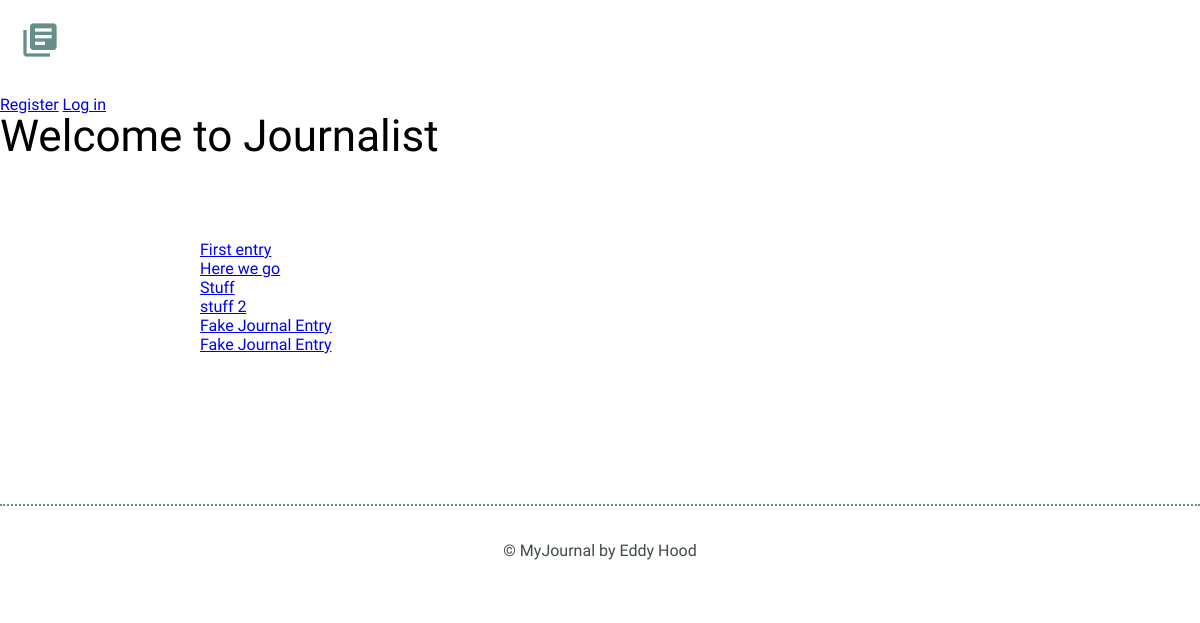
Before: / with the older database file.
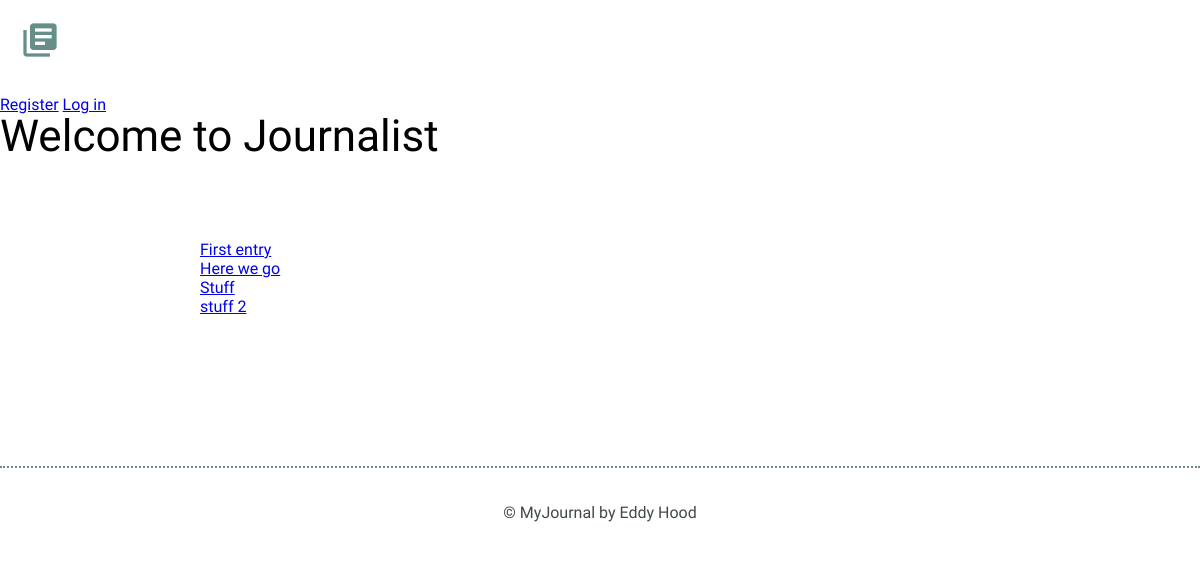
After: the same page with the newer database file.
### models.py (models this page shows)
class Journal(Model):
    user = ForeignKeyField(User, related_name="journal")
    title = CharField()
    date = DateField()
    time = IntegerField()
    entry = TextField()
    resources = TextField()
    tag = CharField()
    timestamp = DateTimeField(default=datetime.datetime.now)
    class Meta:
        database = DATABASE
        order_by = ('-timestamp',)

### journalist.py (the view)
@app.route('/')
def index():
    entries = models.Journal.select().limit(7)
    return render_template('index.html', entries=entries)

### journalist.py (called while the page is built)
@app.before_request
def before_request():
    g.db = models.DATABASE
    g.db.connect()
    g.user = current_user

@app.teardown_request
def teardown_request(exception):
    db =getattr(g, 'db', None)
    if db is not None:
        db.close()

### templates/index.html (shortened to what this page needs)
{% extends "layout.html" %}
{% block content %}
    <h1>Welcome to Journalist</h1>
        <section>
            <div class="container">
                <div class="entry-list">
                {% if entries %}
                    {% for entry in entries %}
                        <a href="{{url_for('details', entry_title = entry.title)}}">{{entry.title}}</br></a>
                    {% endfor %}
                {% else %}
                    <p>No journal entries yet.</p>
                {% endif %}
                </div>
            </div>
        </section>
{% endblock %}

### templates/layout.html (shortened to what this page needs)
<!DOCTYPE html>
<html>
    <head>
        <link rel="stylesheet" href="static/css/normalize.css">
        <link rel="stylesheet" href="static/css/site.css">
    </head>
    <body>
        <header>
            <div class="container">
                <div class="site-header">
                    <a class="logo" href="{{ url_for('index') }}"><i class="material-icons">library_books</i></a>
                </div>
            </div>
            <nav>
                {% if current_user.is_authenticated %}
                    <a href="{{ url_for('add_entry')}}">Add entry</a>
                    <a href="{{ url_for('logout') }}">Log out</a>
                {% else%}
                    <a href="{{ url_for('register') }}">Register</a>
                    <a href="{{ url_for('login') }}">Log in</a>
                {% endif %}
            </nav>
        </header>
        {% block content %}
        {% endblock %}
    <footer>
            <div>
                &copy; MyJournal by Eddy Hood
            </div>
        </footer>
    </body>
</html>

### static/css/site.css (style rules this page uses)
body { font-size: 16px; color: #404a49; font-family: 'Cousine', serif; font-weight: 400; }
.container { margin: 0 auto; padding: 0 25px; }
header .site-header { margin: 0 auto; height: 95px; }
header .logo i { color: #678f89; margin: 20px 0 0 -5px; float: left; font-size: 40px; }
footer { text-align: center; padding: 35px 0; border-top: 2px dotted #678f89; }
h1, h2, h3 { margin: 0; font-weight: 400; line-height: 1em; color: #000; }
h1 { font-size: 44px; margin-bottom: 12px; }
.entry-list, .edit-entry, .new-entry { max-width: 800px; margin: 0 auto; padding: 70px 0 150px 0; }

Changed rows visible on the page:
removed Journal: title "Fake Journal Entry"
removed Journal: title "Fake Journal Entry"
